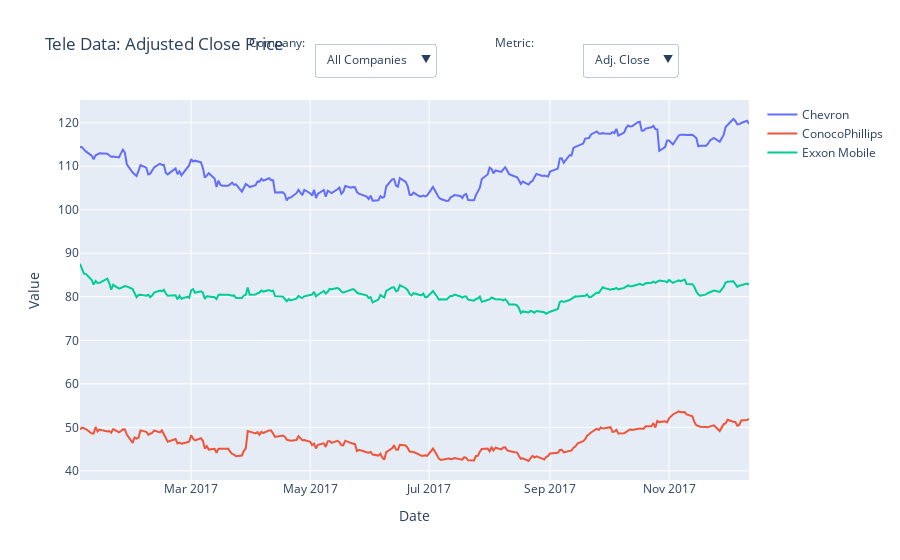

Source (notebook cell):
### Code cell
# Create an empty figure object
fig = go.Figure()

# Add traces for all three companies (initially set to show 'Adj. Close')
for company in companies:
    company_data = df_oil[df_oil['Company'] == company]
    fig.add_trace(go.Scatter(x=company_data['Date'], y=company_data['Adj. Close'], mode='lines', name=company))

# Create dropdowns for company selection and metric selection with adjusted labels
fig.update_layout(
    title="Tele Data: Adjusted Close Price",
    xaxis_title="Date",
    yaxis_title="Value",
    updatemenus=[
        # Dropdown for selecting company
        dict(
            buttons=[
                dict(
                    label="All Companies",
                    method="update",
                    args=[{"visible": [True, True, True]},
                          {"title": "Tele Data: Adjusted Close Price (All Companies)"}]
                )
            ] + [
                dict(
                    label=company,
                    method="update",
                    args=[{"visible": [company == comp for comp in companies]},
                          {"title": f"Tele Data: Adjusted Close Price ({company})"}]
                ) for company in companies
            ],
            direction="down",
            showactive=True,
            pad={"r": 10},  # Add padding to the right of the dropdown
            x=0.35,  # Adjust position to fit inline with label
            xanchor="left",
            y=1.15,
            yanchor="top",
        ),
        # Dropdown for selecting metric (e.g., Adj. Close, Volume, etc.)
        dict(
            buttons=[dict(
                label=metric,
                method="update",
                args=[{"y": [df_oil[df_oil['Company'] == company][metric] for company in companies]},
                      {"title": f"Tele Data: {metric}"}]
            ) for metric in available_columns],
            direction="down",
            showactive=True,
            pad={"r": 10},  # Add padding to the right of the dropdown
            x=0.75,  # Adjust position to fit inline with label
            xanchor="left",
            y=1.15,
            yanchor="top",
        )
    ]
)

# Add labels for dropdowns (Company: DROPDOWN  Metric: DROPDOWN)
fig.add_annotation(x=0.25, y=1.18, xref='paper', yref='paper', showarrow=False, text="Company:", font=dict(size=12))
fig.add_annotation(x=0.65, y=1.18, xref='paper', yref='paper', showarrow=False, text="Metric:", font=dict(size=12))

# Show the figure
fig.show()

### Figure 1 — Plotly figure (JSON) as saved in the notebook; plotly's stock layout.template omitted (floating-point values rounded to 4 significant figures; data arrays with more than 128 entries replaced by an {"elided": "..."} marker saying what was removed)
{"data": [{"mode": "lines", "name": "Chevron", "type": "scatter", "x": {"elided": "238 str values"}, "y": {"elided": "238 float values"}}, {"mode": "lines", "name": "ConocoPhillips", "type": "scatter", "x": {"elided": "238 str values"}, "y": {"elided": "238 float values"}}, {"mode": "lines", "name": "Exxon Mobile", "type": "scatter", "x": {"elided": "238 str values"}, "y": {"elided": "238 float values"}}], "layout": {"annotations": [{"font": {"size": 12}, "showarrow": false, "text": "Company:", "x": 0.25, "xref": "paper", "y": 1.18, "yref": "paper"}, {"font": {"size": 12}, "showarrow": false, "text": "Metric:", "x": 0.65, "xref": "paper", "y": 1.18, "yref": "paper"}], "title": {"text": "Tele Data: Adjusted Close Price"}, "updatemenus": [{"buttons": [{"args": [{"visible": [true, true, true]}, {"title": "Tele Data: Adjusted Close Price (All Companies)"}], "label": "All Companies", "method": "update"}, {"args": [{"visible": [true, false, false]}, {"title": "Tele Data: Adjusted Close Price (Chevron)"}], "label": "Chevron", "method": "update"}, {"args": [{"visible": [false, true, false]}, {"title": "Tele Data: Adjusted Close Price (ConocoPhillips)"}], "label": "ConocoPhillips", "method": "update"}, {"args": [{"visible": [false, false, true]}, {"title": "Tele Data: Adjusted Close Price (Exxon Mobile)"}], "label": "Exxon Mobile", "method": "update"}], "direction": "down", "pad": {"r": 10}, "showactive": true, "x": 0.35, "xanchor": "left", "y": 1.15, "yanchor": "top"}, {"buttons": [{"args": [{"y": {"elided": "3x238 float values"}}, {"title": "Tele Data: Adj. Close"}], "label": "Adj. Close", "method": "update"}, {"args": [{"y": {"elided": "3x238 int values"}}, {"title": "Tele Data: Volume"}], "label": "Volume", "method": "update"}, {"args": [{"y": {"elided": "3x238 float values"}}, {"title": "Tele Data: Open"}], "label": "Open", "method": "update"}, {"args": [{"y": {"elided": "3x238 float values"}}, {"title": "Tele Data: Close"}], "label": "Close", "method": "update"}, {"args": [{"y": {"elided": "3x238 float values"}}, {"title": "Tele Data: High"}], "label": "High", "method": "update"}, {"args": [{"y": {"elided": "3x238 float values"}}, {"title": "Tele Data: Low"}], "label": "Low", "method": "update"}], "direction": "down", "pad": {"r": 10}, "showactive": true, "x": 0.75, "xanchor": "left", "y": 1.15, "yanchor": "top"}], "xaxis": {"title": {"text": "Date"}}, "yaxis": {"title": {"text": "Value"}}}}
